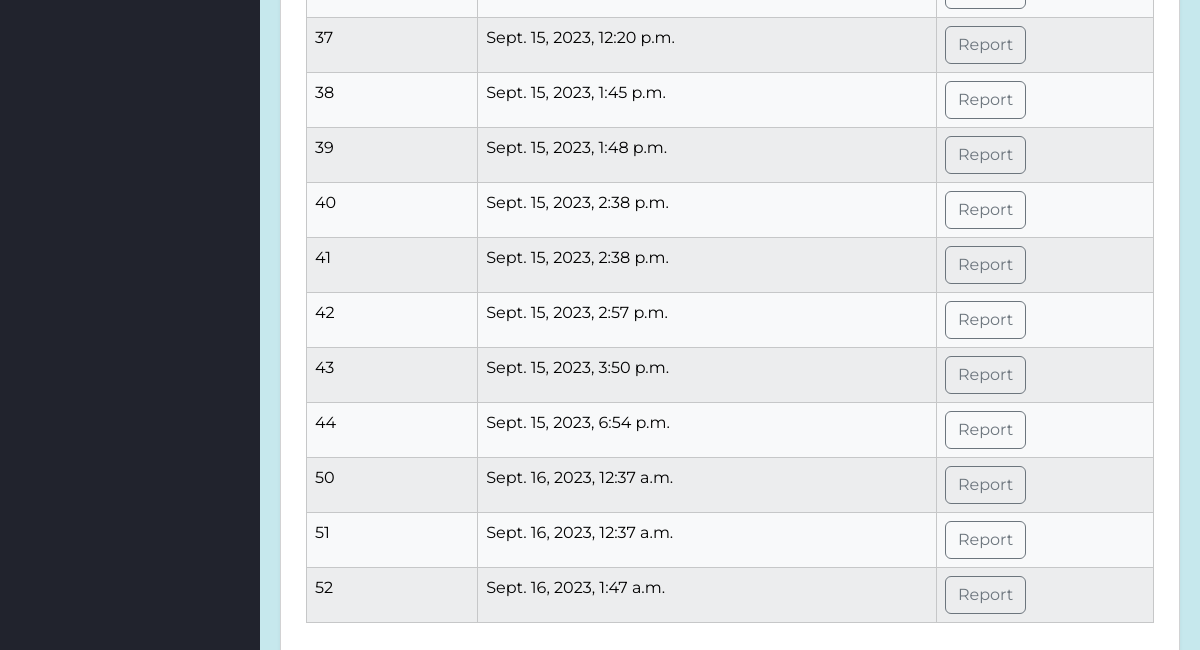
The app's page /showhistory/1/ (signed in, lower part), older data.
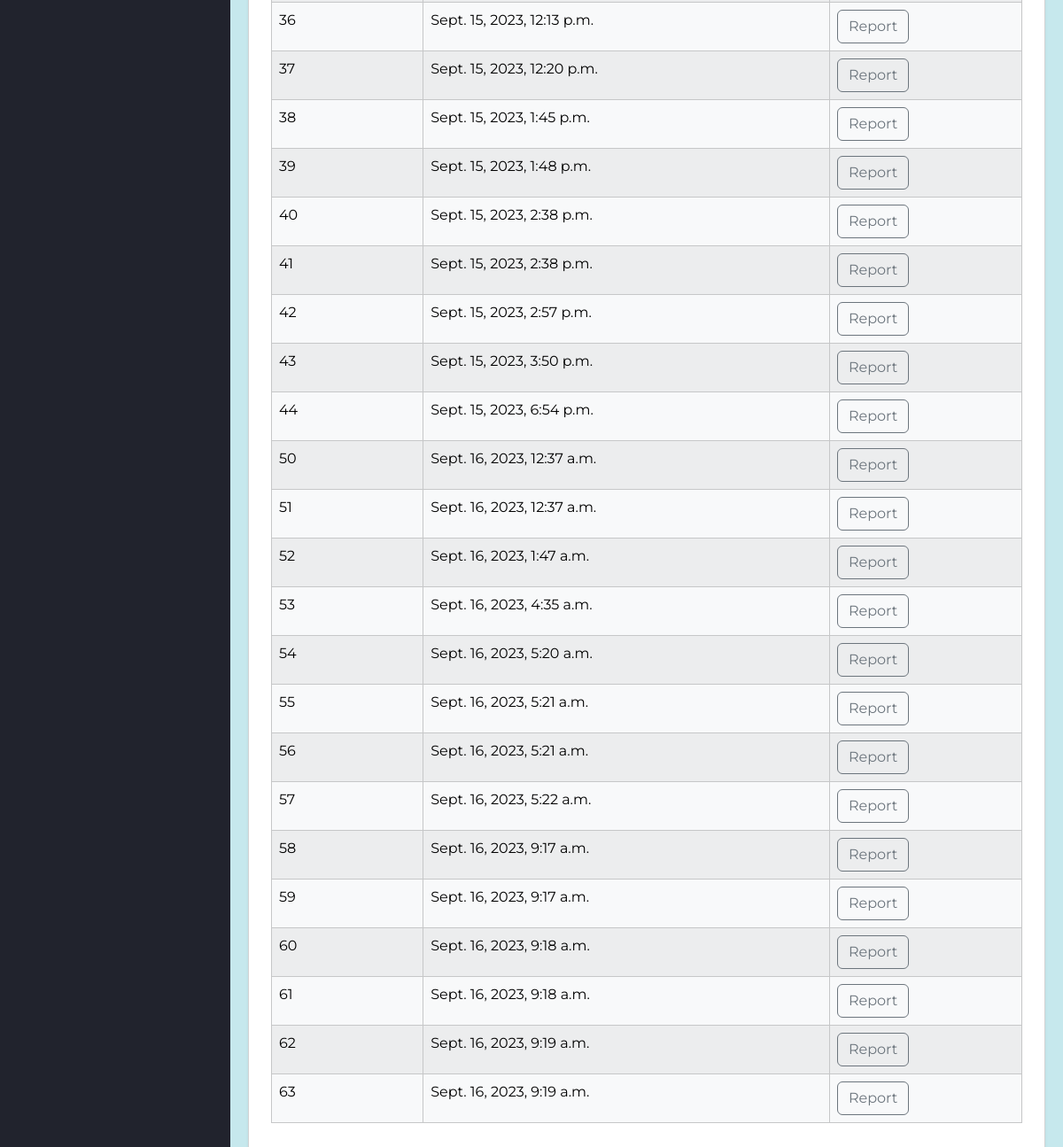
The same page, newer data.
### monitor/models.py (models this page shows)
class SystemDataInstance(models.Model):
    system = models.ForeignKey(System,on_delete=models.CASCADE)
    reported_time = models.DateTimeField(auto_now_add=True)
    anti_virus_status = models.BooleanField(default=False)
    firewall_virus_status = models.BooleanField(default=False)
    cpu_percent = models.FloatField()
    ram_percent = models.FloatField()
    running_process = models.TextField()
    usb_devices = models.TextField()
    modified_files = models.TextField()
    network_connection = models.TextField()
    installed_softwares = models.TextField(null=True)

### monitor/views.py (the view)
# urls.py: path('showhistory/',views.multisystem,name='multisystem'),
@login_required
def showhistory(request,id):
    system = System.objects.get(id=id)
    user = request.user
    if user == system.user:
        systemdatas = SystemDataInstance.objects.filter(system=system)
        context = {
            'systemdatas':systemdatas,
            'id':id,
            'sys':system.name
        }
        return render(request,"monitor/history.html",context=context)
    return redirect('dashboard')

### templates/monitor/history.html (shortened to what this page needs)
{% extends 'monitor/base.html' %}
        {% block content %}
        <main class="main-container">
            <div class="report-chart">
                <div class="charts-card">
                        <table class="table table-light table-striped table-hover table-bordered">
                                    <tbody>
                                        {% for i in systemdatas %}
                                        <tr>
                                            <td>
                                                {{i.id}}
                                            </td>
                                            <td>
                                                {{i.reported_time}}
                                            </td>
                                            <td>
                                                <button class="btn btn-outline-secondary" onclick="redirect({{ i.id }})">Report</button>
                                            </td>
                                        </tr>
                                        {% endfor %}
                                    </tbody>
                        </table>
                </div>
            </div>
            </main>
{% endblock %}

Row changes from the older to the newer data that the page shows:
now on this page (row unchanged): SystemDataInstance: id "36", reported_time "Sept. 15, 2023, 12:13 p.m."
added SystemDataInstance: id "53", reported_time "Sept. 16, 2023, 4:35 a.m."
added SystemDataInstance: id "54", reported_time "Sept. 16, 2023, 5:20 a.m."
added SystemDataInstance: id "55", reported_time "Sept. 16, 2023, 5:21 a.m."
added SystemDataInstance: id "56", reported_time "Sept. 16, 2023, 5:21 a.m."
added SystemDataInstance: id "57", reported_time "Sept. 16, 2023, 5:22 a.m."
added SystemDataInstance: id "58", reported_time "Sept. 16, 2023, 9:17 a.m."
added SystemDataInstance: id "59", reported_time "Sept. 16, 2023, 9:17 a.m."
added SystemDataInstance: id "60", reported_time "Sept. 16, 2023, 9:18 a.m."
added SystemDataInstance: id "61", reported_time "Sept. 16, 2023, 9:18 a.m."
added SystemDataInstance: id "62", reported_time "Sept. 16, 2023, 9:19 a.m."
added SystemDataInstance: id "63", reported_time "Sept. 16, 2023, 9:19 a.m."
